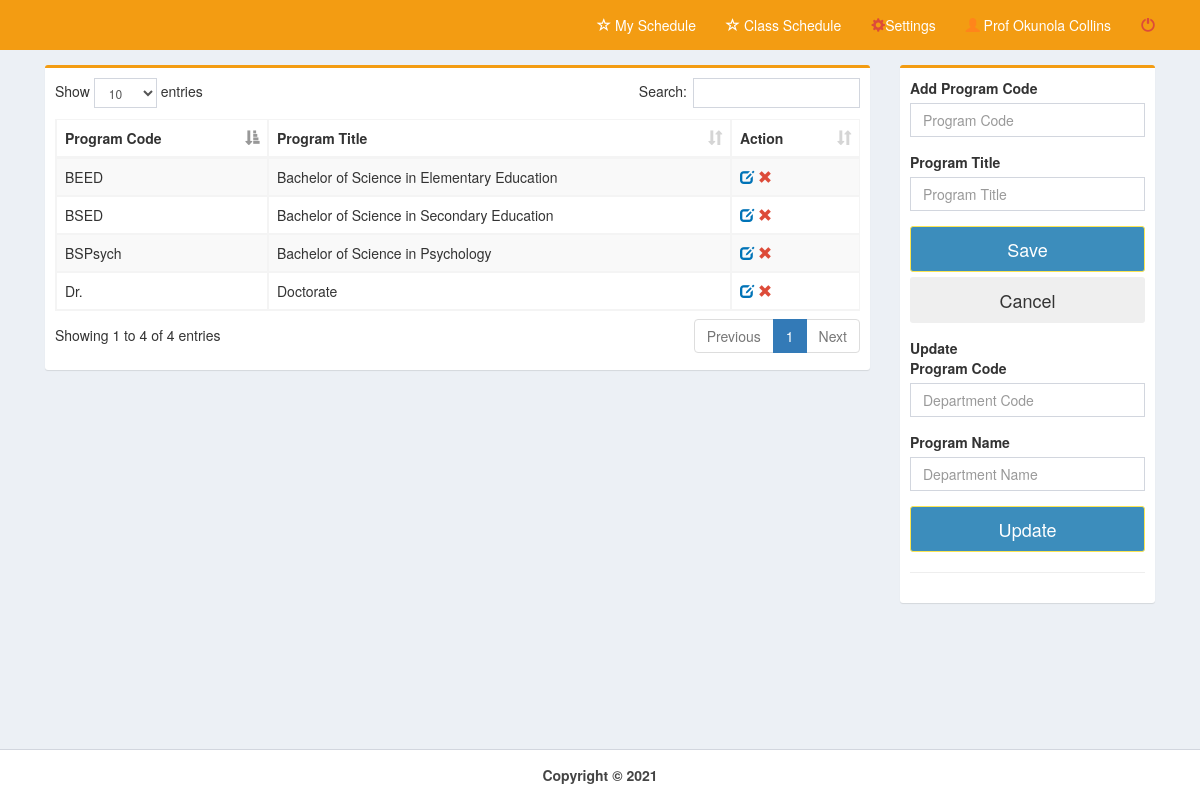
Screenshot of /pages/program.php (signed in) with the database file from the repository.
### tables this page shows
CREATE TABLE `program` (
  `prog_id` int(11) NOT NULL,
  `prog_code` varchar(10) NOT NULL,
  `prog_title` varchar(50) NOT NULL
);

### pages/program.php (the view, shortened to what this page needs)
<!DOCTYPE html>
<html>
  <head>
    <link rel="stylesheet" href="../bootstrap/css/bootstrap.min.css">
    <link rel="stylesheet" href="../plugins/datatables/dataTables.bootstrap.css">
    <link rel="stylesheet" href="../dist/css/AdminLTE.min.css">
    <link rel="stylesheet" href="../plugins/select2/select2.min.css">
    <link rel="stylesheet" href="../dist/css/skins/_all-skins.min.css">
 </head>
  <body class="hold-transition skin-yellow layout-top-nav" onload="myFunction()">
    <div class="wrapper">
      <div class="content-wrapper">
        <div class="container">
          <section class="content">
            <div class="row">
	      <div class="col-md-9">
              <div class="box box-warning">
                <div class="box-body">
				<div class="row">
					<div class="col-md-12">
						<table id="example1" class="table table-bordered table-striped" style="margin-right:-10px">
              <thead>
                <tr>
                <th>Program Code</th>
                <th>Program Title</th>
                <th>Action</th>
                </tr>
              </thead>
    <?php
        include('../dist/includes/dbcon.php');
        $query=mysqli_query($con,"select * from program order by prog_code")or die(mysqli_error());
          while($row=mysqli_fetch_array($query)){
            $id=$row['prog_id'];
            $code=$row['prog_code'];
            $name=$row['prog_title'];
    ?>
                <tr>
                <td><?php echo $code;?></td>
                 <td><?php echo $name;?></td>
                <td><a id="click" href="program.php?id=<?php echo $id;?>&code=<?php echo $code;?>&name=<?php echo $name;?>">
                <i class="glyphicon glyphicon-edit text-blue"></i></a>
                <a id="removeme" href="program_del.php?id=<?php echo $id;?>">
                <i class="glyphicon glyphicon-remove text-red"></i></a>
                </td>
                </tr>
<?php }?>
</table>
		</div>
		<div class="col-md-6">
         </div>
        </div>
                </div>
              </div>
            </div>
            <div class="col-md-3">
              <div class="box box-warning">
                <div class="box-body">
                  <div id="form">
				  <div class="row">
					 <div class="col-md-12">
						  <form method="post" action="program_save.php">
						  <div class="form-group">
							<label for="date">Add Program Code</label><br>
								<input type="text" class="form-control" name="code" placeholder="Program Code" required>
						  </div>
						    <div class="form-group">
							<label for="date">Program Title</label><br>
								<input type="text" class="form-control" name="name" placeholder="Program Title" required>
						  </div>
					</div>
				  </div>
                  <div class="form-group">
                      <button class="btn btn-lg btn-block btn-primary" id="daterange-btn" name="save" type="submit">
                        Save
                      </button>
					  <button class="btn btn-lg btn-block" id="daterange-btn" type="reset">
                       Cancel
                      </button>
                   </div>
                  </div>
				<div id="form">
				  <div class="row">
					 <div class="col-md-12">
						  <form method="post" action="program_update.php">
						  <div class="form-group">
							<label for="date">Update <br> Program Code</label><br>
								<input type="text" class="form-control" id="class" name="code" value="<?php echo $_REQUEST['code'];?>" placeholder="Department Code" required>
						  </div>
						  <div class="form-group">
							<label for="date">Program Name</label><br>
								<input type="text" class="form-control" id="class" name="name" value="<?php echo $_REQUEST['name'];?>" placeholder="Department Name" required>
						  </div>
					</div>
				  </div>
                  <div class="form-group">
                      <button class="btn btn-lg btn-block btn-primary" id="daterange-btn" name="save" type="submit">
                        Update
                      </button>
                   </div>
                  </div><hr>
                </div>
              </div>
            </div>
          </div>
          </section>
        </div>
      </div>
      <?php include('../dist/includes/footer.php');?>
    </div>
  </body>
</html>

### rows the page displays
program: prog_code "BEED", prog_title "Bachelor of Science in Elementary Education"
program: prog_code "BSED", prog_title "Bachelor of Science in Secondary Education"
program: prog_code "BSPsych", prog_title "Bachelor of Science in Psychology"
program: prog_code "Dr.", prog_title "Doctorate"

### other values shown
$_SESSION['name'] "Prof Okunola Collins"
